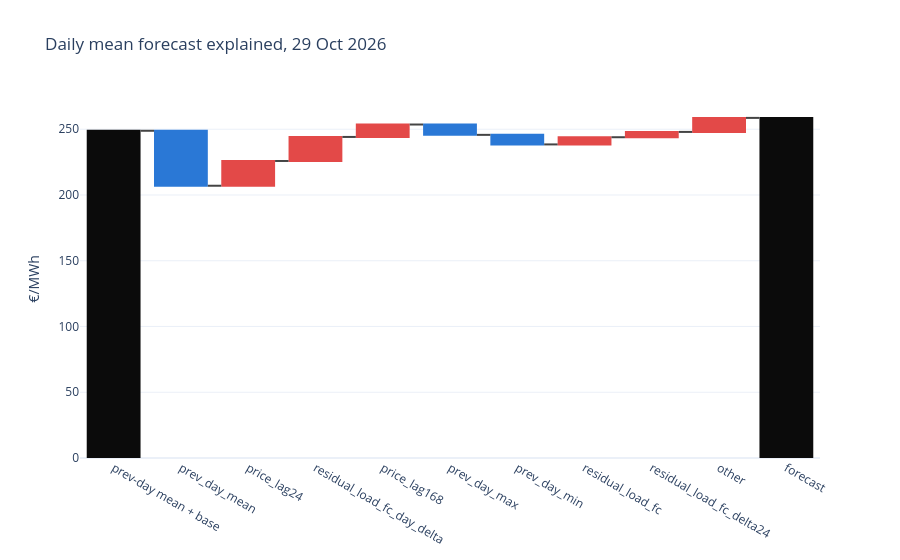

The code cell stored with this chart in its notebook:
### Code cell
plots.shap_day(shap, list(cfg.features), expensive)

### Figure 1 — Plotly figure (JSON) as saved in the notebook; plotly's stock layout.template omitted (floating-point values rounded to 4 significant figures)
{"data": [{"decreasing": {"marker": {"color": "#2a78d6"}}, "hovertemplate": "%{x}: %{y:.1f} €/MWh<extra></extra>", "increasing": {"marker": {"color": "#e34948"}}, "measure": ["absolute", "relative", "relative", "relative", "relative", "relative", "relative", "relative", "relative", "relative", "total"], "totals": {"marker": {"color": "#0b0b0b"}}, "type": "waterfall", "x": ["prev-day mean + base", "prev_day_mean", "price_lag24", "residual_load_fc_day_delta", "price_lag168", "prev_day_max", "prev_day_min", "residual_load_fc", "residual_load_fc_delta24", "other", "forecast"], "y": [248.8, -41.8, 18.84, 18.27, 9.445, -7.861, -7.261, 5.459, 4.037, 10.66, 0]}], "layout": {"title": {"text": "Daily mean forecast explained, 29 Oct 2026"}, "yaxis": {"title": {"text": "€/MWh"}}}}
